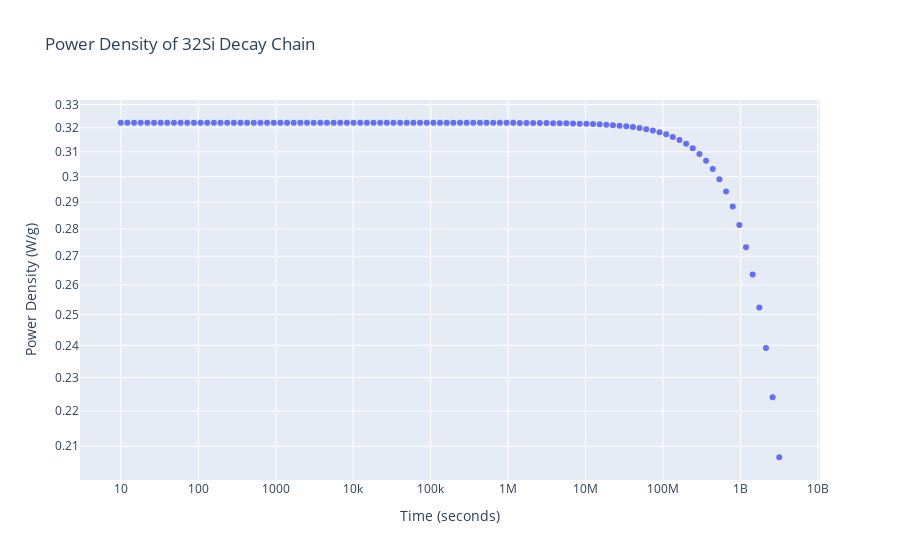

Notebook code for this chart:
### Code cell
t_power_densities = calc_power_density(decay_rates = n_decay_rates, decay_energies = np.array(chain['Average beta-decay energy']),
        initial_mass = float(re.sub('\D+', '', chain.index[0])))
px.scatter(y=t_power_densities, x= time_array, log_x=True, log_y=True,
        labels={'x': 'Time (seconds)', 'y': 'Power Density (W/g)'}, title = 'Power Density of ' + chain.index[0] + ' Decay Chain')
#THIS IS MUCH HIGHER THAN WHAT I HAVE IN THE DECADE HALF LIVES POWER DENSITIES ON GITHUB!!!
#Double check decay formulas!!!!
